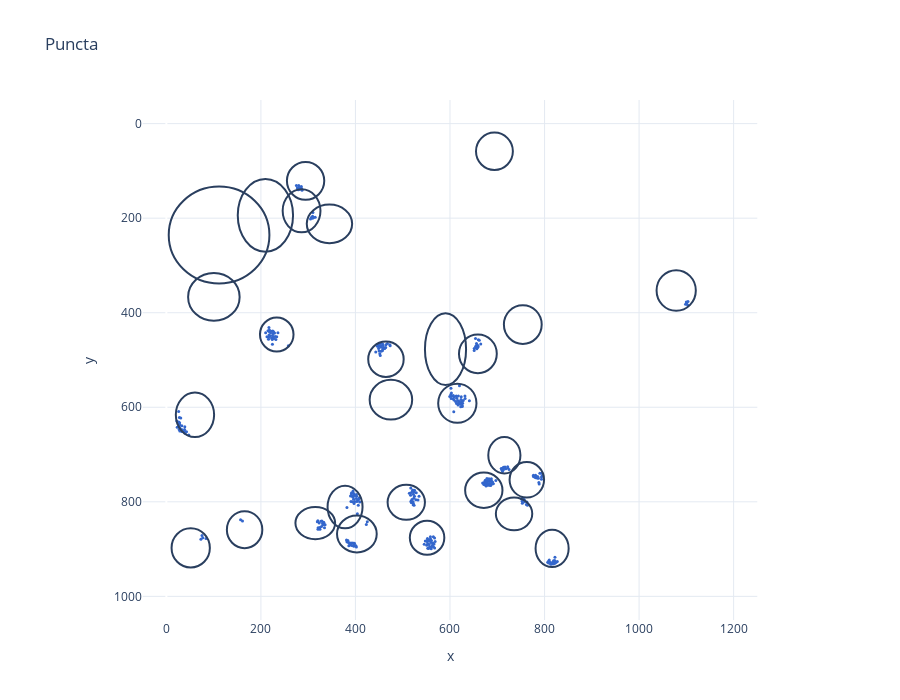

The code cell stored with this chart in its notebook:
### Code cell
# plot puncta
fig = plot_single_scatter(
    puncta_subset,
    x='center_x',
    y='center_y',
    title='Puncta',
    xlabel='x',
    ylabel='y'
)

fig.layout.update(
    xaxis = {'range': [-50, 1250], 'constrain': "domain"},
    yaxis = {'range': [1050, -50], 'scaleanchor': 'x', 'scaleratio': 1},
    shapes=shapes,
    height=700,
)
fig.update_traces(
    marker=dict(size=3)
)

if save:
    save_fig_as_png(fig, 'figures/puncta_3.png', height=800, scale=1)

fig

### Figure 1 — Plotly figure (JSON) as saved in the notebook; plotly's stock layout.template omitted (floating-point values rounded to 4 significant figures; data arrays with more than 128 entries replaced by an {"elided": "..."} marker saying what was removed)
{"data": [{"hovertemplate": "center_x=%{x}<br>center_y=%{y}<extra></extra>", "legendgroup": "", "marker": {"color": "#3366CC", "size": 3, "symbol": "circle"}, "mode": "markers", "name": "", "orientation": "v", "showlegend": false, "type": "scatter", "x": {"elided": "354 float values"}, "xaxis": "x", "y": {"elided": "354 float values"}, "yaxis": "y"}], "layout": {"height": 700, "hovermode": "closest", "plot_bgcolor": "rgba(0,0,0,0)", "shapes": [{"type": "circle", "x0": 655, "x1": 733, "xref": "x", "y0": 19, "y1": 98, "yref": "y"}, {"type": "circle", "x0": 255, "x1": 334, "xref": "x", "y0": 81, "y1": 161, "yref": "y"}, {"type": "circle", "x0": 246, "x1": 326, "xref": "x", "y0": 139, "y1": 230, "yref": "y"}, {"type": "circle", "x0": 151, "x1": 268, "xref": "x", "y0": 117, "y1": 271, "yref": "y"}, {"type": "circle", "x0": 297, "x1": 393, "xref": "x", "y0": 171, "y1": 253, "yref": "y"}, {"type": "circle", "x0": 5, "x1": 218, "xref": "x", "y0": 133, "y1": 338, "yref": "y"}, {"type": "circle", "x0": 1037, "x1": 1120, "xref": "x", "y0": 310, "y1": 396, "yref": "y"}, {"type": "circle", "x0": 46, "x1": 155, "xref": "x", "y0": 316, "y1": 417, "yref": "y"}, {"type": "circle", "x0": 714, "x1": 794, "xref": "x", "y0": 384, "y1": 466, "yref": "y"}, {"type": "circle", "x0": 198, "x1": 269, "xref": "x", "y0": 410, "y1": 482, "yref": "y"}, {"type": "circle", "x0": 547, "x1": 634, "xref": "x", "y0": 401, "y1": 553, "yref": "y"}, {"type": "circle", "x0": 619, "x1": 699, "xref": "x", "y0": 446, "y1": 528, "yref": "y"}, {"type": "circle", "x0": 427, "x1": 502, "xref": "x", "y0": 461, "y1": 536, "yref": "y"}, {"type": "circle", "x0": 430, "x1": 520, "xref": "x", "y0": 542, "y1": 626, "yref": "y"}, {"type": "circle", "x0": 575, "x1": 656, "xref": "x", "y0": 550, "y1": 633, "yref": "y"}, {"type": "circle", "x0": 20, "x1": 101, "xref": "x", "y0": 569, "y1": 663, "yref": "y"}, {"type": "circle", "x0": 681, "x1": 749, "xref": "x", "y0": 663, "y1": 740, "yref": "y"}, {"type": "circle", "x0": 726, "x1": 799, "xref": "x", "y0": 716, "y1": 791, "yref": "y"}, {"type": "circle", "x0": 632, "x1": 711, "xref": "x", "y0": 738, "y1": 813, "yref": "y"}, {"type": "circle", "x0": 468, "x1": 547, "xref": "x", "y0": 764, "y1": 838, "yref": "y"}, {"type": "circle", "x0": 341, "x1": 415, "xref": "x", "y0": 766, "y1": 856, "yref": "y"}, {"type": "circle", "x0": 697, "x1": 774, "xref": "x", "y0": 791, "y1": 860, "yref": "y"}, {"type": "circle", "x0": 273, "x1": 357, "xref": "x", "y0": 811, "y1": 879, "yref": "y"}, {"type": "circle", "x0": 128, "x1": 203, "xref": "x", "y0": 820, "y1": 898, "yref": "y"}, {"type": "circle", "x0": 361, "x1": 445, "xref": "x", "y0": 829, "y1": 907, "yref": "y"}, {"type": "circle", "x0": 515, "x1": 588, "xref": "x", "y0": 840, "y1": 912, "yref": "y"}, {"type": "circle", "x0": 781, "x1": 851, "xref": "x", "y0": 859, "y1": 938, "yref": "y"}, {"type": "circle", "x0": 11, "x1": 92, "xref": "x", "y0": 856, "y1": 939, "yref": "y"}], "showlegend": false, "title": {"text": "Puncta"}, "xaxis": {"constrain": "domain", "gridcolor": "#E4EAF2", "range": [-50, 1250], "showgrid": true, "title": {"text": "x"}, "type": "linear"}, "yaxis": {"gridcolor": "#E4EAF2", "range": [1050, -50], "scaleanchor": "x", "scaleratio": 1, "showgrid": true, "title": {"text": "y"}, "zeroline": false}}}
